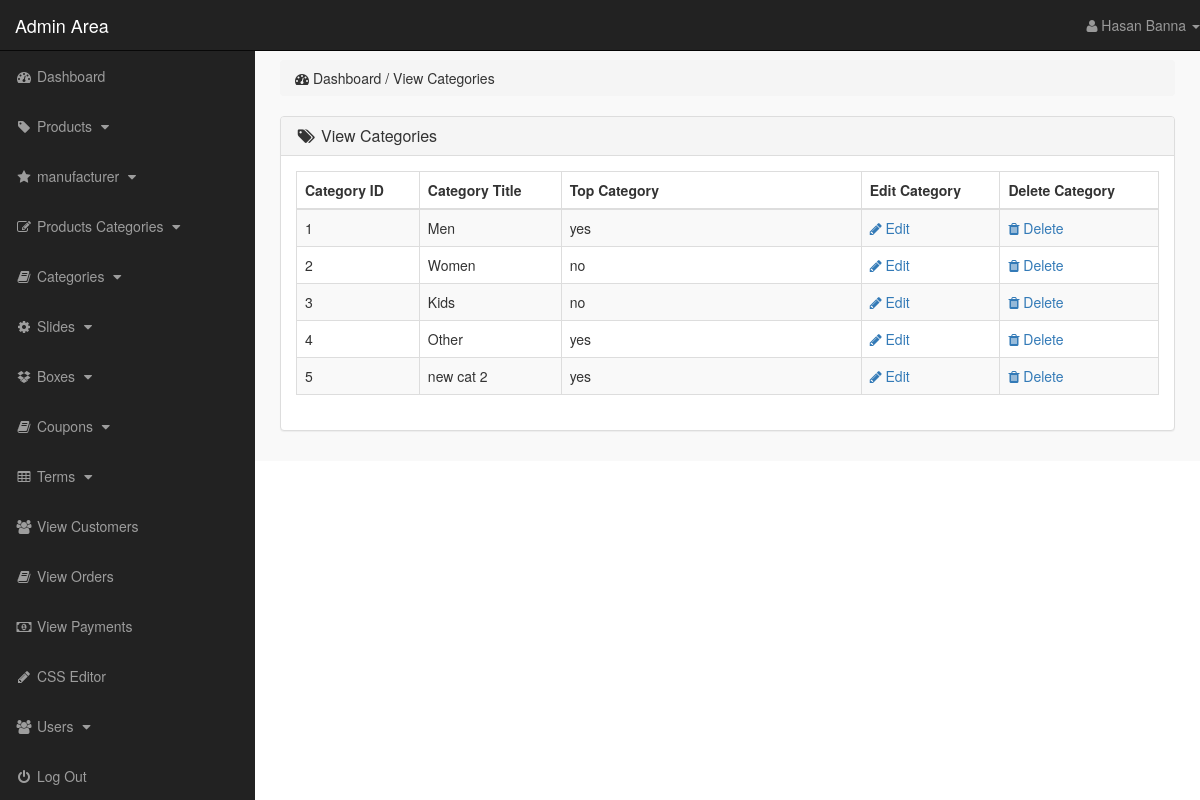
The page /admin_area/index.php?view_cats (signed in) on the database its author committed.
### tables this page shows
CREATE TABLE `categories` (
  `cat_id` int(10) NOT NULL,
  `cat_title` text NOT NULL,
  `cat_top` text NOT NULL,
  `cat_image` text NOT NULL
);

### admin_area/view_cats.php (the view)
<?php
    if(!isset($_SESSION['admin_email'])){
        echo "<script>window.open('login.php','_self')</script>";
    }else{
?>
<div class="row">
    <div class="col-lg-12">
        <ol class="breadcrumb">
            <li>
                <i class="fa fa-dashboard"></i> Dashboard / View Categories
            </li>
        </ol>
    </div>
</div>
<div class="row">
    <div class="col-lg-12">
        <div class="panel panel-default">
            <div class="panel-heading">
                <h3 class="panel-title">
                    <i class="fa fa-tags fa-fw"></i> View Categories
                </h3>
            </div>
            <div class="panel-body">
                <div class="table-responsive">
                    <table class="table table-hover table-striped table-bordered">
                        <thead>
                            <tr>
                                <th> Category ID </th>
                                <th> Category Title </th>
                                <th> Top Category </th>
                                <th> Edit Category </th>
                                <th> Delete Category </th>
                            </tr>
                        </thead>
                        <tbody>
                            <?php
                                $i=0;
                                $get_cats = "select * from categories";
                                $run_cats = mysqli_query($con,$get_cats);
                                while($row_cats=mysqli_fetch_array($run_cats)){
                                    $cat_id = $row_cats['cat_id'];
                                    $cat_title = $row_cats['cat_title'];
                                    $cat_top = $row_cats['cat_top'];
                                    $i++;
                            ?>
                            <tr>
                                <td> <?php echo $i; ?> </td>
                                <td> <?php echo $cat_title; ?> </td>
                                <td width="300"> <?php echo $cat_top; ?> </td>
                                <td>
                                    <a href="index.php?edit_cat= <?php echo $cat_id; ?> ">
                                        <i class="fa fa-pencil"></i> Edit
                                    </a>
                                </td>
                                <td>
                                    <a href="index.php?delete_cat= <?php echo $cat_id; ?> ">
                                        <i class="fa fa-trash"></i> Delete
                                    </a>
                                </td>
                            </tr>
                            <?php } ?>
                        </tbody>
                    </table>
                </div>
            </div>
        </div>
    </div>
</div>
<?php } ?>

### admin_area/includes/sidebar.php (shortened to what this page needs)
<?php
    if(!isset($_SESSION['admin_email'])){
        echo "<script>window.open('login.php','_self')</script>";
    }else{
?>
<nav class="navbar navbar-inverse navbar-fixed-top">
    <div class="navbar-header">
        <a href="index.php?dashboard" class="navbar-brand">Admin Area</a>
    </div>
    <ul class="nav navbar-right top-nav">
        <li class="dropdown">
            <a href="#" class="dropdown-toggle" data-toggle="dropdown">
                <i class="fa fa-user"></i> <?php echo $admin_name;  ?> <b class="caret"></b>
            </a>
        </li>
    </ul>
    <div class="collapse navbar-collapse navbar-ex1-collapse">
        <ul class="nav navbar-nav side-nav">
            <li>
                <a href="index.php?dashboard">
                        <i class="fa fa-fw fa-dashboard"></i> Dashboard
                </a>
            </li>
            <li>
                <a href="#" data-toggle="collapse" data-target="#products">
                        <i class="fa fa-fw fa-tag"></i> Products
                        <i class="fa fa-fw fa-caret-down"></i>
                </a>
            </li>
            <li>
                <a href="#" data-toggle="collapse" data-target="#manufacturer">
                        <i class="fa fa-fw fa-star"></i> manufacturer
                        <i class="fa fa-fw fa-caret-down"></i>
                </a>
            </li>
            <li>
                <a href="#" data-toggle="collapse" data-target="#p_cat">
                        <i class="fa fa-fw fa-edit"></i> Products Categories
                        <i class="fa fa-fw fa-caret-down"></i>
                </a>
            </li>
            <li>
                <a href="#" data-toggle="collapse" data-target="#cat">
                        <i class="fa fa-fw fa-book"></i> Categories
                        <i class="fa fa-fw fa-caret-down"></i>
                </a>
            </li>
            <li>
                <a href="#" data-toggle="collapse" data-target="#slides">
                        <i class="fa fa-fw fa-gear"></i> Slides
                        <i class="fa fa-fw fa-caret-down"></i>
                </a>
            </li>
            <li>
                <a href="#" data-toggle="collapse" data-target="#boxes">
                        <i class="fa fa-fw fa-dropbox"></i> Boxes
                        <i class="fa fa-fw fa-caret-down"></i>
                </a>
            </li>
            <li>
                <a href="#" data-toggle="collapse" data-target="#coupon">
                        <i class="fa fa-fw fa-book"></i> Coupons
                        <i class="fa fa-fw fa-caret-down"></i>
                </a>
            </li>
            <li>
                <a href="#" data-toggle="collapse" data-target="#terms">
                        <i class="fa fa-fw fa-table"></i> Terms
                        <i class="fa fa-fw fa-caret-down"></i>
                </a>
            </li>
            <li>
                <a href="index.php?view_customers">
                    <i class="fa fa-fw fa-users"></i> View Customers
                </a>
            </li>
            <li>
                <a href="index.php?view_orders">
                    <i class="fa fa-fw fa-book"></i> View Orders
                </a>
            </li>
            <li>
                <a href="index.php?view_payments">
                    <i class="fa fa-fw fa-money"></i> View Payments
                </a>
            </li>
            <li>
                <a href="index.php?edit_css">
                    <i class="fa fa-fw fa-pencil"></i> CSS Editor
                </a>
            </li>
            <li>
                <a href="#" data-toggle="collapse" data-target="#users">
                        <i class="fa fa-fw fa-users"></i> Users
                        <i class="fa fa-fw fa-caret-down"></i>
                </a>
            </li>
            <li>
                <a href="logout.php">
                    <i class="fa fa-fw fa-power-off"></i> Log Out
                </a>
            </li>
        </ul>
    </div>
</nav>
<?php } ?>

### admin_area/css/style.css (style rules this page uses)
body { margin-top: 100px; }
@media (min-width: 768px) { body { margin-top: 50px; } }
.top-nav { 0 15px; }
.top-nav>li { float: left; display: inline-block; }
.top-nav>li>a { color: #999999; line-height: 20px; padding-top: 15px; padding-bottom: 15px; }
@media (min-width: 768px) { .side-nav { position: fixed; top: 51px; bottom: 0; width: 255px; overflow-y: auto; overflow-x: hidden; background-color: #222222; padding-bottom: 40px; border-radius: 0; } }
@media (min-width: 768px) { .side-nav>li>a { width: 255px; } }
.panel-body { border-radius: 5px; }

### rows shown on the page
categories: cat_title "Men", cat_top "yes"
categories: cat_title "Women", cat_top "no"
categories: cat_title "Kids", cat_top "no"
categories: cat_title "Other", cat_top "yes"
categories: cat_title "new cat 2", cat_top "yes"

### other values the page prints
$admin_name "Hasan Banna"
